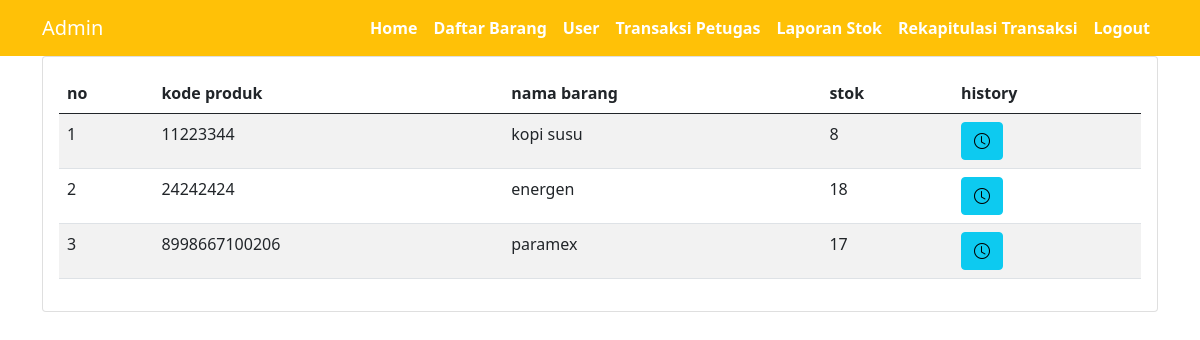
The app's page /admin/laporan-stok.php with its own data.
### tables this page shows
CREATE TABLE `produk` (
  `id` int NOT NULL,
  `kode_produk` varchar(150) DEFAULT NULL,
  `nama_produk` varchar(50) DEFAULT NULL,
  `stok` int DEFAULT NULL,
  `harga` int DEFAULT NULL
);

### admin/laporan-stok.php (the view, shortened to what this page needs)
<?php
include ('../koneksi.php');
$data = "SELECT * FROM produk";
$eksekusi = mysqli_query($koneksi, $data);
$pembelian = mysqli_fetch_all($eksekusi, MYSQLI_ASSOC);
?>
<!DOCTYPE html>
<html lang="en">
<head>
    <link href="https://cdn.jsdelivr.net/npm/bootstrap@5.0.2/dist/css/bootstrap.min.css" rel="stylesheet"
>
    <link rel="stylesheet" href="https://cdn.jsdelivr.net/npm/bootstrap-icons@1.11.3/font/bootstrap-icons.min.css">
</head>
<body>
    <?php
    require_once('navbar-admin.php');
    ?>
    <div class="container">
        <div class="card">
            <div class="card-body">
                <table class="table table-striped">
                    <thead>
                        <tr>
                            <th>no</th>
                            <th>kode produk</th>
                            <th>nama barang</th>
                            <th>stok</th>
                            <th>history</th>
                        </tr>
                    </thead>
                    <tbody>
                        <?php
                    $no=1;
                    foreach($pembelian as $data) {
                    ?>
                        <tr>
                            <td><?=$no++?></td>
                            <td><?=$data['kode_produk']?></td>
                            <td><?=$data['nama_produk']?></td>
                            <td><?=$data['stok']?></td>
                            <td><button data-bs-target="#history<?=$data['kode_produk']?>" data-bs-toggle="modal"
                                    class="btn btn-info" type="button"><i class="bi bi-clock"></i></button></td>
                        </tr>
                        <?php
                    }
                    ?>
                    </tbody>
                </table>
            </div>
        </div>
    </div>
</body>
</html>

### records on screen
produk: kode_produk "11223344", nama_produk "kopi susu", stok "8"
produk: kode_produk "24242424", nama_produk "energen", stok "18"
produk: kode_produk "8998667100206", nama_produk "paramex", stok "17"
